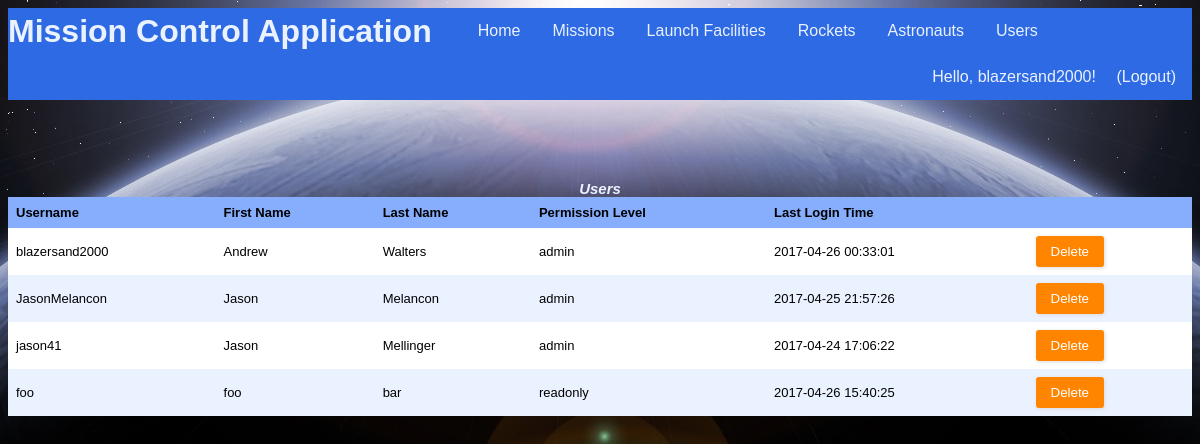
Page /users (signed in) on the committed database.
### tables this page shows
CREATE TABLE "Users" (
	`uid`	INTEGER NOT NULL PRIMARY KEY AUTOINCREMENT,
	`firstName`	TEXT NOT NULL,
	`lastName`	TEXT NOT NULL,
	`username`	TEXT NOT NULL UNIQUE,
	`password`	TEXT NOT NULL,
	`regTime`	TEXT NOT NULL,
	`lastLoginTime`	TEXT,
	`pid`	INTEGER NOT NULL
);

CREATE TABLE `Permissions` (
	`pid`	INTEGER NOT NULL PRIMARY KEY AUTOINCREMENT,
	`pname`	TEXT NOT NULL
);

### app.py (the view)
@app.route("/users")
@login_required
def showUsers():
    conn = sqlite3.connect(dbPath)
    conn.row_factory = sqlite3.Row
    c = conn.cursor()
    c.execute("SELECT U.uid, 0 AS cannotDelete, U.username, U.firstName, U.lastName, P.pname, U.lastLoginTime FROM Users U, Permissions P WHERE U.pid = P.pid;")
    results = c.fetchall()
    conn.commit()
    conn.close()
    return render_template("users.html", headers=("Username","First Name","Last Name", "Permission Level", "Last Login Time"), rows=results)

### app.py (called while the page is built)
@login_manager.user_loader
def load_user(username):
    userRecord = DBgetUser(username)
    if userRecord:
        user = User(userRecord["username"], userRecord["password"], True)
        user.permission = userRecord["pid"]
        return user
    return None

def DBgetUser(username):
    conn = sqlite3.connect(dbPath)
    conn.row_factory = sqlite3.Row
    c = conn.cursor()
    c.execute("SELECT * from Users WHERE username = ?", (username,))
    userRecord = c.fetchone()
    conn.close()
    return userRecord

### templates/users.html (shortened to what this page needs)
{% extends "main_template.html" %}
{% from 'macros.html' import GenerateTable with context %}
{% block body %}
<div align="center">
    {{ GenerateTable('Users', headers, rows, 'uid') }}
</div>
{% endblock %}

### templates/main_template.html (shortened to what this page needs)
<!DOCTYPE html>
<html>
	<head>
		<link rel="stylesheet" type= "text/css" href="{{ url_for('static', filename='styles.css') }}">
	</head>
	<body>
		<header>
			<ul class="nav">
				<h1 class="nav">Mission Control Application</h1>
				<li class="nav"><a class="nav" href="{{ url_for('index') }}">Home</a></li>
				{% if current_user.is_authenticated %}
				<li class="nav"><a class="nav" href="{{ url_for('showMissions') }}">Missions</a></li>
				<li class="nav"><a class="nav" href="{{ url_for('showFacilities') }}">Launch Facilities</a></li>
				<li class="nav"><a class="nav" href="{{ url_for('showRockets') }}">Rockets</a></li>
				<li class="nav"><a class="nav" href="{{ url_for('showAstronauts') }}">Astronauts</a></li>
				<li class="nav"><a class="nav" href="{{ url_for('showUsers') }}">Users</a></li>
				{% endif %}
				<div class="user-greeting">
					{% if current_user.is_authenticated %}
  						Hello, {{ current_user.id }}!    <a class="nav" href="{{ url_for('showLogout') }}">(Logout)</a>
					{% else %}
						Hello, guest!    <a class="nav" href="{{ url_for('showLogin') }}">Login</a><a class="nav" href="{{ url_for('showSignup') }}">Sign Up</a>
					{% endif %}
				</div>
			</ul>
		</header>
		{% block body %}{% endblock %}
	</body>
</html>

### templates/macros.html (shortened to what this page needs)
{% macro GenerateTable(title, headers, rows, keyName) %}
	{% if rows %}
		<table>
			<caption>
				{{title}}
			</caption>
			<tr>
				{% for header in headers %}
				<th>{{header}}</th>
				{% endfor %}
				{% if current_user.permission == 3 %}
					<th/>
				{% endif %}
			</tr>
			{% for row in rows %}
			<tr id ="{{row[keyName]}}">
				{% for value in row %}
					{% if loop.index0 > 1 %}
						<td>
							{% if title == "Astronauts" %}
								<a href="{{ url_for('showAstronautInfo', aid = row[keyName]) }}">{{value|safe}}</a>
							{% else %}
								{{value|safe}}
							{% endif %}
						</td>
					{% endif %}
				{% endfor %}
				{% if row[1] == 1 %}
					{% set disabled = 'disabled' %}
				{% else %}
					{% set disabled = '' %}
				{% endif %}
				{% if current_user.permission == 3 %}
					<td>
						<div class="form-style-2" style="width:70px; padding: 0px 0px 0px 0px;">
							<form method="post">
								<input type="submit" value="Delete" name="delete.{{ row[0] }}" {{disabled}}/>
							</form>
						</div>
					</td>
				{% endif %}
			</tr>
			{% endfor %}
		</table>
	{% else %}
		No records found!
	{% endif %}
{% endmacro %}

### static/styles.css (style rules this page uses)
:root { --light-blue: #EBF2FF; --medium-blue: #86AEFD; --dark-blue: #2D6AE3; }
header { margin-bottom: 80px; }
ul.nav { list-style-type: none; text-align: center; display: block; margin: 0; padding: 0; overflow: hidden; background-color: var(--dark-blue); }
li.nav { float: left; }
a.nav { display: inline-block; color: var(--light-blue); text-align: center; padding: 14px 16px; text-decoration: none; font-family: "Trebuchet MS", Helvetica, sans-serif; }
h1.nav { float: left; margin: 0; padding: 5px 30px 0px 0px; font-family: "Trebuchet MS", Helvetica, sans-serif; color: var(--light-blue); vertical-align: bottom; }
.user-greeting { float: right; list-style-type: none; text-align: center; margin: 0; overflow: hidden; background-color: var(--dark-blue); text-align: center; vertical-align: center; text-decoration: none; font-family: "Trebuchet MS", Helvetica, sans-serif; color: var(--light-blue); }
table { border-collapse: collapse; width: 100%; table-layout: auto; }
th, td { text-align: left; padding: 8px; font: 13px Arial, Helvetica, sans-serif; }
caption { font: 13px Arial, Helvetica, sans-serif; font-weight: bold; font-style: italic; font-size: 15px; color: var(--light-blue); }
tr { background-color: var(--light-blue) }
tr:nth-child(even) { background-color: white }
th { background-color: var(--medium-blue); font-weight: bold; }
.form-style-2 { width: 480px; max-width: 650px; padding: 20px 12px 10px 20px; font: 13px Arial, Helvetica, sans-serif; color: var(--light-blue); }
.form-style-2 input[type=submit], .form-style-2 input[type=button] { border: none; padding: 8px 15px 8px 15px; background: #FF8500; color: #fff; box-shadow: 1px 1px 4px #DADADA; -moz-box-shadow: 1px 1px 4px #DADADA; -webkit-box-shadow: 1px 1px 4px #DADADA; border-radius: 3px; -webkit-border-radius: 3px; -moz-border-radius: 3px; }

### rows in the picture
Users: id "blazersand2000", username "blazersand2000", firstName "Andrew", lastName "Walters", lastLoginTime "2017-04-26 00:33:01"
Permissions: pname "admin"
Users: username "JasonMelancon", firstName "Jason", lastName "Melancon", lastLoginTime "2017-04-25 21:57:26"
Users: username "jason41", firstName "Jason", lastName "Mellinger", lastLoginTime "2017-04-24 17:06:22"
Users: username "foo", firstName "foo", lastName "bar", lastLoginTime "2017-04-26 15:40:25"
Permissions: pname "readonly"

### other values in the picture
{{ title }} "Users"
{{ header }} "Username" "First Name" "Last Name" "Permission Level" "Last Login Time"
